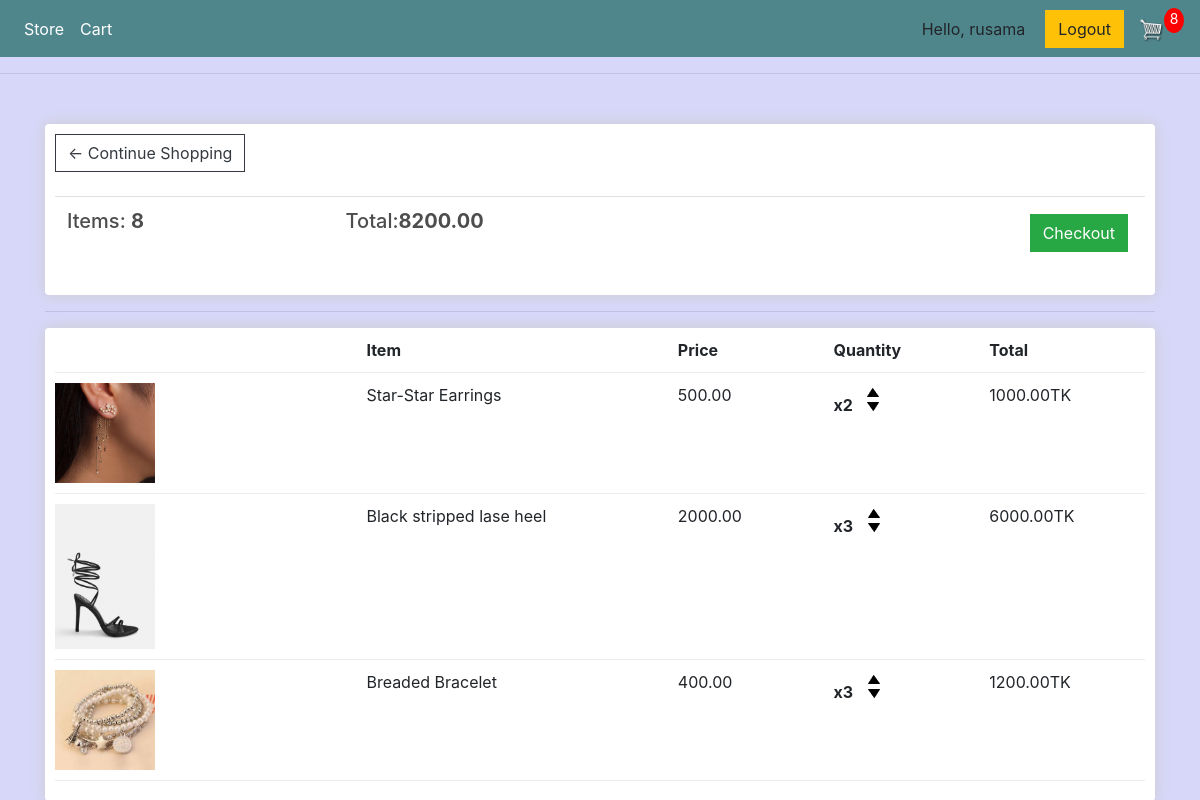
The app's page /cart/ (signed in), older data.
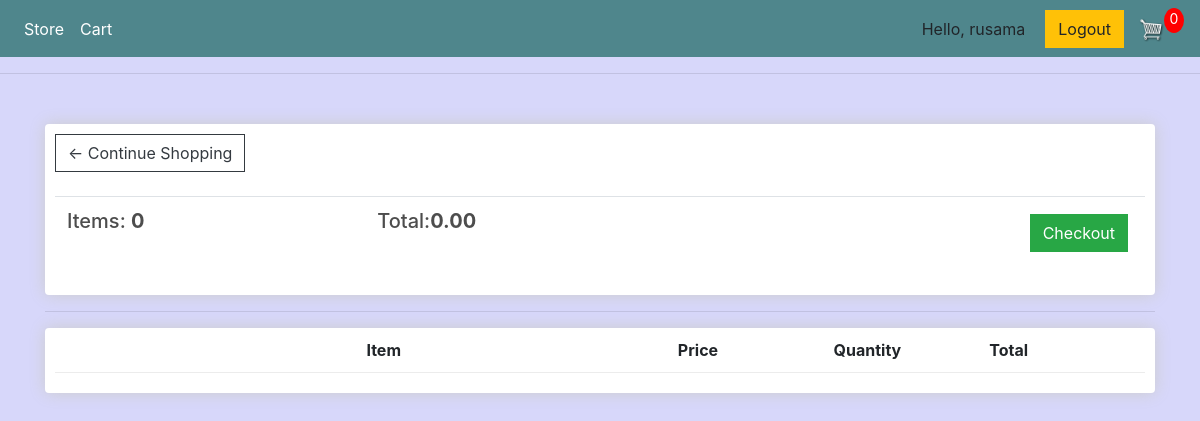
The same page, newer data.
### order/models.py (models this page shows, shortened)
class Order(models.Model):
    customer = models.ForeignKey(Customer, on_delete=models.SET_NULL, blank=True, null=True)
    date_ordered = models.DateTimeField(auto_now_add=True)
    complete = models.BooleanField(default=False, null=True, blank=False)
    transaction_id = models.CharField(max_length=200, null=True)
    @property
    def get_cart_total(self):
        orderitems = self.orderitem_set.all()
        total = sum([item.get_total for item in orderitems])
        return total
    @property
    def get_cart_items(self):
        orderitems = self.orderitem_set.all()
        total = sum([item.quantity for item in orderitems])
        return total

class OrderItem(models.Model):
    order = models.ForeignKey(Order, on_delete=models.SET_NULL, blank=True, null=True)
    product = models.ForeignKey(Product, on_delete=models.SET_NULL, blank=True, null=True)
    quantity = models.PositiveIntegerField(default=1)
    date_added = models.DateTimeField(default=datetime.now(), blank=True)
    @property
    def get_total(self):
        total = self.product.product_price * self.quantity
        return total

### product/models.py (models this page shows, shortened)
class Product(models.Model):
    category = models.ForeignKey(Category, on_delete=models.CASCADE)
    shop = models.ForeignKey(Seller, on_delete=models.CASCADE)
    product_name = models.CharField(max_length=200)
    product_image = models.ImageField(upload_to='products/', blank = True)
    product_description = models.TextField(blank=True)
    product_price = models.DecimalField(max_digits=10, decimal_places=2)
    product_stock = models.PositiveIntegerField()
    product_created = models.DateTimeField(auto_now_add=True)
    digital = models.BooleanField(default=False, null=True, blank=False)

### store/views.py (the view)
# urls.py: path('cart/', views.cart, name="cart"),
@login_required(login_url='login')
def cart(request):
    if request.user.is_authenticated:
        customer = request.user.customer
        order, created = Order.objects.get_or_create(customer=customer, complete=False)
        items = order.orderitem_set.all()
        cartItems = order.get_cart_items
    else:
        items = []
        order = {'get_cart_items': 0, 'get_cart_total':0}
    context = {'items':items, 'order':order, 'cartItems':cartItems, 'shipping': False}
    return render(request,'store/cart.html',context)

### store/templates/store/cart.html
{% extends 'store/main.html' %}
{% load static %}
{% block content %}
    <div class="row">
        <div class="col-lg-12">
            <div class="box-content">
                <div class="box-element">
                    <a  class="btn btn-outline-dark" href="{% url 'store' %}">&#x2190; Continue Shopping</a>
                    <br>
                    <br>
                    <table class="table">
                        <tr>
                            <th><h5>Items: <strong>{{order.get_cart_items}}</strong></h5></th>
                            <th><h5>Total:<strong>{{order.get_cart_total|floatformat:2}}</strong></h5></th>
                            <th>
                                <a  style="float:right; margin:5px;" class="btn btn-success" href="{% url 'checkout' %}">Checkout</a>
                            </th>
                        </tr>
                    </table>
                </div>
                <hr>
                <div class="box-element">
                    <div class="cart-row">
                        <div style="flex:2"></div>
                        <div style="flex:2"><strong>Item</strong></div>
                        <div style="flex:1"><strong>Price</strong></div>
                        <div style="flex:1"><strong>Quantity</strong></div>
                        <div style="flex:1"><strong>Total</strong></div>
                    </div>
                    {% for item in items %}
                    <div class="cart-row">
                        <div style="flex:2"><img class="row-image" src="{{item.product.product_image.url}}"></div>
                        <div style="flex:2"><p>{{item.product.product_name}}</p></div>
                        <div style="flex:1"><p>{{item.product.product_price|floatformat:2}}</p></div>
                        <div style="flex:1">
                            <p class="quantity">x{{item.quantity}}</p>
                            <div class="quantity">
                                <img data-product="{{item.product.id}}" data-action="add" class="chg-quantity update-cart" src="{% static  'images/arrow-up.png' %}">
                                <img data-product="{{item.product.id}}" data-action="remove" class="chg-quantity update-cart" src="{% static  'images/arrow-down.png' %}">
                            </div>
                        </div>
                        <div style="flex:1"><p>{{item.get_total}}TK</p></div>
                    </div>
                    {% endfor %}
            </div>
        </div>
    </div>
{% endblock content %}

### store/templates/store/main.html (shortened to what this page needs)
<!DOCTYPE html>
{% load static %}
<html>
<head>
	<link rel="stylesheet" href="https://stackpath.bootstrapcdn.com/bootstrap/4.4.1/css/bootstrap.min.css">
	<link rel="stylesheet" type="text/css" href="{% static 'css/main.css' %}">
</head>
<body>
    <nav class="navbar navbar-expand-lg navbar-dark bg-dark">
        <div class="collapse navbar-collapse" id="navbarSupportedContent">
            <ul class="navbar-nav mr-auto">
              <li class="nav-item active">
                <a class="nav-link" href="{% url 'store' %}">Store<span class="sr-only">(current)</span></a>
              </li>
              <li class="nav-item active">
                <a class="nav-link" href="{% url 'cart' %}">Cart</a>
              </li>
            </ul>
            <div class="form-inline my-2 my-lg-0">
              {% if user.is_authenticated %}
              <span style="margin-right: 20px;">Hello, {{request.user}}</span>
                <a href="{% url 'logout' %}"class="btn btn-warning">Logout</a>
              {% else %}
              <span>Hello,{{request.user}}</span>
              {% endif %}
                <a href="{% url 'cart' %}">
                   <img  id="cart-icon" src="{% static 'images/cart.png' %}">
               </a>
               <p id="cart-total">{{cartItems}}</p>
           </div>
        </div>
    </nav>
        <hr>
    <div class="container">
        <br>
        {% block content %}
        {% endblock content %}
    </div>
</body>
</html>

### static/css/main.css (style rules this page uses)
body { background-color: rgb(215, 215, 250); }
h1,h2,h3,h4,h5,h6 { color:hsl(0, 0%, 30%); }
.box-element { box-shadow:hsl(0, 0%, 80%) 0 0 16px; background-color: #fff; border-radius: 4px; padding: 10px; }
.bg-dark { background-color: #4f868c!important; }
#cart-icon { width:25px; display: inline-block; margin-left: 15px; }
#cart-total { display: block; text-align: center; color:#fff; background-color: red; width: 20px; height: 25px; border-radius: 50%; font-size: 14px; }
.col-lg-4, .col-lg-6, .col-lg-8, .col-lg-12 { margin-top: 10px; }
.btn { border-radius: 0; }
.cart-row { display: flex; align-items: flex-stretch; padding-bottom: 10px; margin-bottom: 10px; border-bottom: 1px solid #ececec; }

Row changes from the older to the newer data that the page shows:
no longer on this page (row edited): Order: get_cart_items "8", get_cart_total "8200.00"
no longer on this page (row edited): OrderItem: product.product_image (picture), product.product_name "Star-Star Earrings", product.product_price "500.00", quantity "2", get_total "1000.00"
no longer on this page (row edited): OrderItem: product.product_image (picture), product.product_name "Black stripped lase heel", product.product_price "2000.00", quantity "3", get_total "6000.00"
no longer on this page (row edited): OrderItem: product.product_image (picture), product.product_name "Breaded Bracelet", product.product_price "400.00", quantity "3", get_total "1200.00"
added Order: get_cart_items "0", get_cart_total "0.00"
Text that changed along with them:
{{ cartItems }}: "8" → "0"
